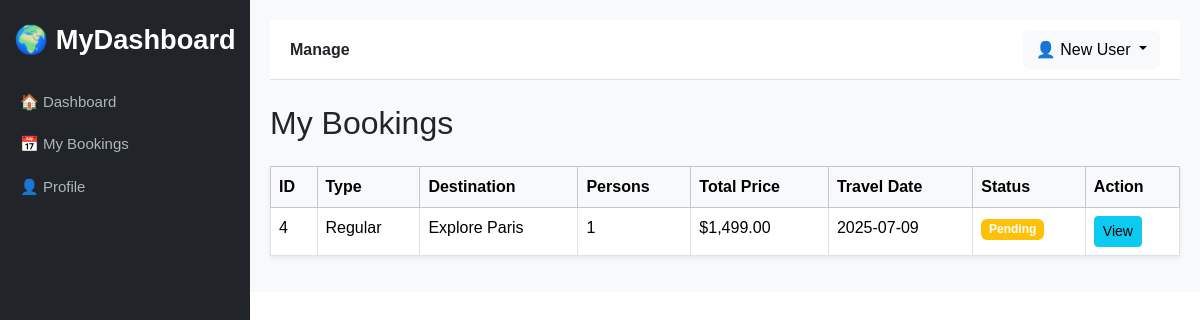
Page /user/bookings/manage (signed in) on the committed database.
### tables this page shows
CREATE TABLE IF NOT EXISTS `bookings` (
  `id` int NOT NULL AUTO_INCREMENT,
  `user_id` int DEFAULT NULL,
  `destination_slug` varchar(255) DEFAULT NULL,
  `destination_title` varchar(255) NOT NULL,
  `phone` varchar(20) NOT NULL,
  `travel_date` date NOT NULL,
  `persons` int NOT NULL,
  `amount` decimal(10,2) NOT NULL DEFAULT '0.00',
  `total_price` decimal(10,2) NOT NULL DEFAULT '0.00',
  `message` text,
  `status` enum('Pending','Confirmed','Cancelled') DEFAULT 'Pending',
  `reason` varchar(255) DEFAULT NULL,
  `created_at` timestamp NULL DEFAULT CURRENT_TIMESTAMP,
  `guest_id` int DEFAULT NULL,
  `agent_message` text,
  `source` enum('site','chatbot','agent') DEFAULT 'site',
  `channel` enum('book_now','talk_to_agent') DEFAULT 'book_now',
  PRIMARY KEY (`id`),
  KEY `user_id` (`user_id`),
  KEY `destination_slug` (`destination_slug`),
  KEY `fk_guest` (`guest_id`)
);

CREATE TABLE IF NOT EXISTS `destinations` (
  `id` int NOT NULL AUTO_INCREMENT,
  `slug` varchar(255) NOT NULL,
  `title` varchar(255) NOT NULL,
  `description` text NOT NULL,
  `second_title` varchar(255) DEFAULT NULL,
  `second_description` text,
  `features` blob NOT NULL,
  `banner_image` varchar(255) DEFAULT NULL,
  `background_image` varchar(255) DEFAULT NULL,
  `duration` int NOT NULL,
  `price` decimal(10,2) NOT NULL,
  `created_at` timestamp NULL DEFAULT CURRENT_TIMESTAMP,
  PRIMARY KEY (`id`),
  UNIQUE KEY `slug` (`slug`),
  UNIQUE KEY `slug_2` (`slug`),
  UNIQUE KEY `slug_3` (`slug`),
  UNIQUE KEY `slug_4` (`slug`),
  UNIQUE KEY `slug_5` (`slug`),
  UNIQUE KEY `slug_6` (`slug`),
  UNIQUE KEY `slug_7` (`slug`),
  UNIQUE KEY `slug_8` (`slug`)
);

### index.php (called while the page is built, shortened)
<?php
$request = strtok($_GET['page'] ?? 'home', '?');
$path = "pages/$request.php";
$layout = 'layouts/main.php';
if (preg_match('/^admin\//', $request)) {
    require_once 'includes/auth_admin.php';
    $layout = 'layouts/admin.php';
} elseif (preg_match('/^user\//', $request)) {
    $layout = 'layouts/admin.php';
} elseif (in_array($request, ['login', 'register'])) {
    require_once $path;
    exit;
}
require_once $layout;

### pages/user/bookings/manage.php (the view, shortened to what this page needs)
<?php
require_once 'config/db.php';
$userId = $_SESSION['user']['id'];
$bookings = [];
$stmt = $conn->prepare("SELECT bookings.*, users.name AS user_name, destinations.title AS destination_title, NULL AS custom_destination
                        FROM bookings
                        JOIN users ON bookings.user_id = users.id
                        JOIN destinations ON bookings.destination_slug = destinations.slug
                        WHERE bookings.user_id = ?
                        ORDER BY bookings.id DESC");
$stmt->bind_param("i", $userId);
$stmt->execute();
$result = $stmt->get_result();
while ($row = $result->fetch_assoc()) {
    $row['type'] = 'Regular';
    $bookings[] = $row;
}
?>
<div class="d-flex justify-content-between align-items-center mb-3">
    <h2>My Bookings</h2>
</div>
<?php if (count($bookings) > 0): ?>
    <table class="table table-bordered table-hover bg-white shadow-sm">
        <thead class="table-light">
            <tr>
                <th>ID</th>
                <th>Type</th>
                <th>Destination</th>
                <th>Persons</th>
                <th>Total Price</th>
                <th>Travel Date</th>
                <th>Status</th>
                <th>Action</th>
            </tr>
        </thead>
        <tbody>
            <?php foreach ($bookings as $row): ?>
                <tr>
                    <td><?= $row['id'] ?></td>
                    <td><?= $row['type'] ?></td>
                    <td><?= htmlspecialchars($row['type'] === 'Custom' ? $row['custom_destination'] : $row['destination_title']) ?></td>
                    <td><?= $row['type'] === 'Custom' ? $row['people'] : $row['persons'] ?></td>
                    <td>
                        <?= isset($row['total_price']) ? '$' . number_format($row['total_price'], 2) : 'N/A' ?>
                    </td>
                    <td><?= $row['travel_date'] ?></td>
                    <td>
                        <span class="badge bg-<?= $row['status'] === 'Confirmed' ? 'success' : ($row['status'] === 'Cancelled' ? 'danger' : 'warning') ?>">
                            <?= $row['status'] ?? 'Pending' ?>
                        </span>
                    </td>
                    <td>
                        <button class="btn btn-sm btn-info"
                            data-bs-toggle="modal"
                            data-bs-target="#viewModal"
                            data-id="<?= $row['id'] ?>"
                            data-type="<?= $row['type'] ?>"
                            data-destination="<?= htmlspecialchars($row['type'] === 'Custom' ? $row['custom_destination'] : $row['destination_title']) ?>"
                            data-persons="<?= $row['type'] === 'Custom' ? $row['people'] : $row['persons'] ?>"
                            data-price="<?= $row['total_price'] ?? '0' ?>"
                            data-date="<?= $row['travel_date'] ?>"
                            data-status="<?= $row['status'] ?? 'Pending' ?>"
                            data-reason="<?= $row['reason'] ?? '' ?>"
                            data-message="<?= $row['message'] ?? '' ?>">
                            View
                        </button>
                    </td>
                </tr>
            <?php endforeach; ?>
        </tbody>
    </table>
<?php else: ?>
    <div class="alert alert-info">No bookings found for your account.</div>
<?php endif; ?>

### layouts/admin.php (style rules this page uses)
body { font-family: 'Poppins', sans-serif; }

### rows in the picture
bookings: id "4", type "Regular", destinations.title "Explore Paris", persons "1", total_price "1,499.00", travel_date "2025-07-09", status "Pending"

### other values in the picture
$pageTitle "Manage"
$_SESSION['user']['name'] "New User"
